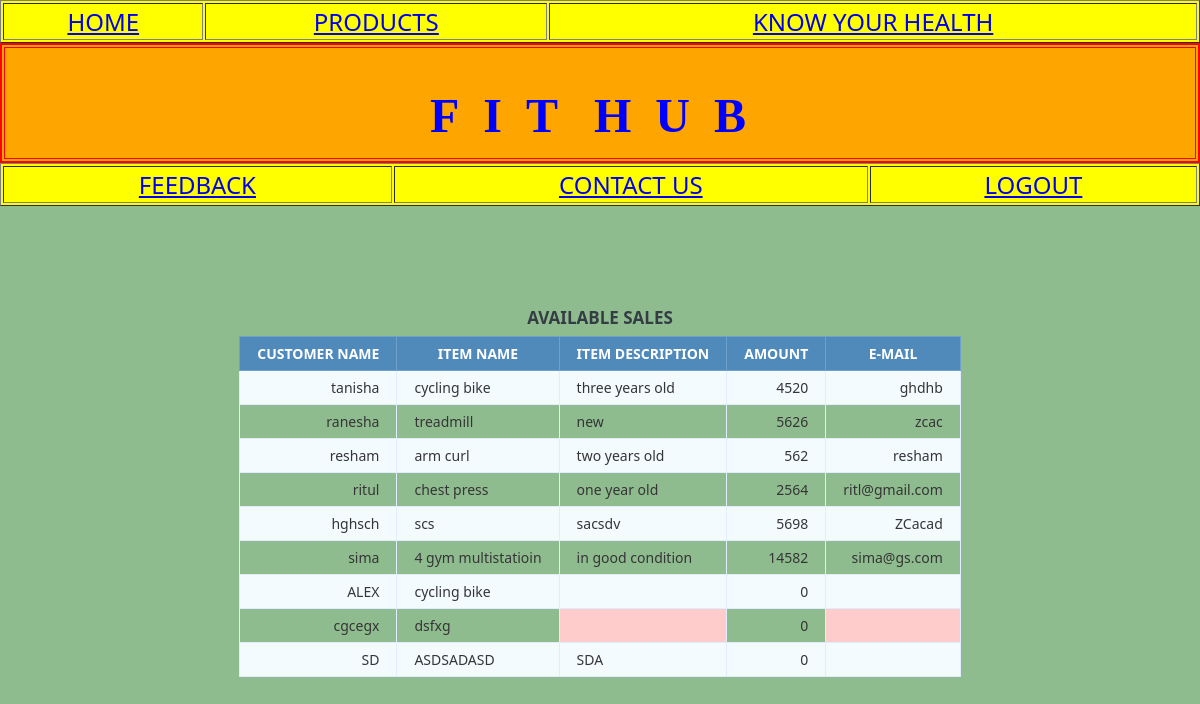
Screenshot of /fithub/displaying_data.php with the database file from the repository.
### tables this page shows
CREATE TABLE `sales` (
  `cname` text NOT NULL,
  `iname` text NOT NULL,
  `idesc` varchar(1000) NOT NULL,
  `amt` int(11) NOT NULL,
  `id` varchar(100) NOT NULL
);

### fithub/displaying_data.php (the view, shortened to what this page needs)
<html>
<head>
</head>
<body bgcolor="darkseagreen">
<table border=1 bgcolor="yellow" width=100%  >
<tr>
<td><font color="blue" size="5"><A HREF="website.htm"><center>HOME</td>
<td><font color="blue"size="5"><a href="products.htm"><center>PRODUCTS</td>
<td><font color="blue" size="5"><A HREF="health.htm"><center>KNOW YOUR HEALTH</td>
</tr></table>
<table bgcolor="orange" width=100% height=15% border=2
bordercolor="red">
<tr>
<td><center><h1 class=r> <font size='8'>F&nbsp;&nbsp;I&nbsp;&nbsp;T&nbsp;&nbsp; H&nbsp;&nbsp;U&nbsp;&nbsp;B&nbsp;&nbsp;</font></h1></center></td>
</tr></table>
<table border=1 bgcolor="yellow" width=100%  >
<tr>
	<td><font color="blue"size="5"><A HREF="suggestions.html"><center>FEEDBACK</td>
<td><font color="blue" size="5"><A HREF="contact us - Copy.html"><center>CONTACT US</td>
<td><font color="blue" size="5"><a href="login.php"><center>
LOGOUT</a></td>
</tr>
</table>
<br><br>
<?php
$db_host = 'localhost';
$db_user = 'root';
$db_pass = '';
$db_name = 'tanisha';
$conn = mysqli_connect($db_host, $db_user, $db_pass, $db_name);
$sql = 'SELECT *
		FROM sales';
$query = mysqli_query($conn, $sql);
?>
<html>
<head>
</head>
<body>
	<table class="data-table">
		<caption class="title"><h1>Available sales</h1></caption><br><br>
		<thead>
			<tr>
				<th>CUSTOMER NAME</th>
				<th>ITEM NAME</th>
				<th>ITEM DESCRIPTION</th>
				<th>AMOUNT</th>
				<th>E-MAIL</th>
			</tr>
		</thead>
		<tbody>
		<?php
		while ($row = mysqli_fetch_array($query))
		{
			echo '<tr>
					<td>'.$row['cname'].'</td>
					<td>'.$row['iname'].'</td>
					<td>'.$row['idesc'].'</td>
					<td>'.$row['amt'].'</td>
					<td>'.$row['id'].'</td>
				</tr>';
		}?>
		</tbody>
	</table>
</body>
</html>

### fithub/displaying_data.php (style rules this page uses)
h1.r { font-size:x-x-large;color:blue;font-family:Cooper Black; }
body { font-size: 15px; color: #343d44; font-family: "segoe-ui", "open-sans", tahoma, arial; padding: 0; margin: 0; }
table { margin: auto; font-family: "Lucida Sans Unicode", "Lucida Grande", "Segoe Ui"; font-size: 12px; }
h1 { margin: 25px auto 0; text-align: center; text-transform: uppercase; font-size: 17px; }
table td { transition: all .5s; }
.data-table { border-collapse: collapse; font-size: 14px; min-width: 537px; }
.data-table th, .data-table td { border: 1px solid #e1edff; padding: 7px 17px; }
.data-table caption { margin: 7px; }
.data-table thead th { background-color: #508abb; color: #FFFFFF; border-color: #6ea1cc !important; text-transform: uppercase; }
.data-table tbody td { color: #353535; }
.data-table tbody td:first-child, .data-table tbody td:nth-child(4), .data-table tbody td:last-child { text-align: right; }
.data-table tbody tr:nth-child(odd) td { background-color: #f4fbff; }
.data-table tbody td:empty { background-color: #ffcccc; }

### rows the page displays
sales: cname "tanisha", iname "cycling bike", idesc "three years old", amt "4520", id "ghdhb"
sales: cname "ranesha", iname "treadmill", idesc "new", amt "5626", id "zcac"
sales: cname "resham", iname "arm curl", idesc "two years old", amt "562", id "resham"
sales: cname "ritul", iname "chest press", idesc "one year old", amt "2564", id "ritl@gmail.com"
sales: cname "hghsch", iname "scs", idesc "sacsdv", amt "5698", id "ZCacad"
sales: cname "sima", iname "4 gym multistatioin", idesc "in good condition", amt "14582", id "sima@gs.com"
sales: cname "ALEX", iname "cycling bike", amt "0"
sales: cname "cgcegx", iname "dsfxg", amt "0"
sales: cname "SD", iname "ASDSADASD", idesc "SDA", amt "0"
